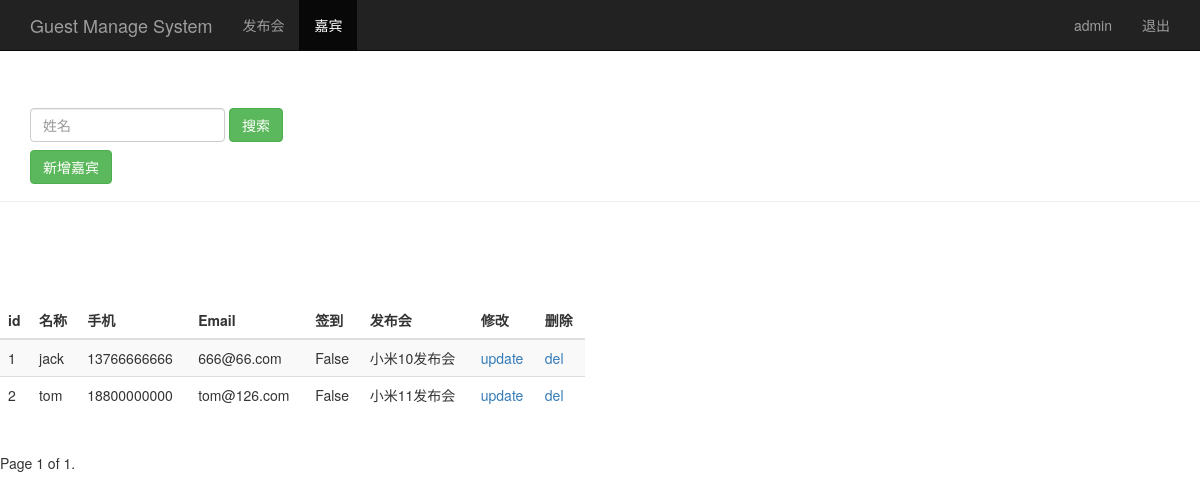
The page /guest_manage/ (signed in) on the database its author committed.
### sign/models.py (models this page shows, shortened)
class Guest(models.Model):
	event = models.ForeignKey(Event, on_delete=models.CASCADE)					#关联发布会id
	realname = models.CharField(max_length=64)			#姓名
	phone = models.CharField(max_length=16)				#手机号
	email = models.EmailField()							#邮箱
	sign = models.BooleanField()						#签到状态
	create_time = models.DateTimeField(auto_now=True)	#创建时间，自动获取当前时间
	class Meta:
		unique_together = ('event', 'phone')	#定义联合主键

class Event(models.Model):
	name = models.CharField(max_length=100)				#发布会标题
	limit = models.IntegerField()						#参加人数
	status = models.BooleanField()						#状态
	address = models.CharField(max_length=200)			#发布会地址
	start_time = models.DateTimeField('event time')		#发布会时间
	create_time = models.DateTimeField(auto_now=True)	#创建时间，自动获取当前时间
	def __str__(self):
		return self.name

### sign/views.py (the view)
# urls.py: path('guest_manage/', views.guest_manage),
@login_required
def guest_manage(request):
	username = request.session.get('user', '')
	guest_list = Guest.objects.all()
	paginator = Paginator(guest_list, 5)	# 分页，每页5条
	page = request.GET.get('page')
	try:
		contacts = paginator.page(page)
	except PageNotAnInteger:
		contacts = paginator.page(1)
	except EmptyPage:
		contacts = paginator.page(paginator.num_pages)
	return render(request, "guest_manage.html", {'user': username, 'guests':contacts})

### sign/templates/guest_manage.html (shortened to what this page needs)
<!DOCTYPE html>
<html>
<head>
	{% load bootstrap3 %}
	{% bootstrap_css %}
</head>
<body>
	<nav class="navbar navbar-inverse navbar-fixed-top">
		<div class="container">
			<div class="navbar-header">
				<a class="navbar-brand" href="/event_manage/">Guest Manage System</a>
			</div>
			<div id="navbar" class="collapse navbar-collapse">
				<ul class="nav navbar-nav">
					<li><a href="/event_manage/">发布会</a></li>
					<li class="active"><a href="#">嘉宾</a></li>
				</ul>
				<ul class="nav navbar-nav navbar-right">
					<li><a href="#">{{user}}</a></li>
					<li><a href="/logout/">退出</a></li>
				</ul>
			</div>
		</div>
	</nav>
	<div class="page-header" style="padding-top: 60px;">
		<div id="navbar" class="navbar-collapse collapse">
			<form class="navbar-form" method="get" action="/search_name_guest/">
				<div class="form-group">
					<input type="text" name="realname" placeholder="姓名" class="form-control">
				</div>
				<button type='submit' class='btn btn-success'>搜索</button>
			</form>
			<form class="navbar-form" method="get" action="/guest_insert_index/">
				<button type='submit' class='btn btn-success'>新增嘉宾</button>
			</form>
		</div>
	</div>
	<div class="row" style="padding-top: 80px;">
		<div class="col-md-6">
			<table class="table table-striped">
				<thead>
					<tr>
						<th>id</th>
						<th>名称</th>
						<th>手机</th>
						<th>Email</th>
						<th>签到</th>
						<th>发布会</th>
						<th>修改</th>
						<th>删除</th>
					</tr>
				</thead>
				<tbody>
					{% for guest in guests %}
					<tr>
						<td>{{guest.id}}</td>
						<td>{{guest.realname}}</td>
						<td>{{guest.phone}}</td>
						<td>{{guest.email}}</td>
						<td>{{guest.sign}}</td>
						<td>{{guest.event}}</td>
						<td>
							<a href="/guest_update_index/{{ guest.id }}/" target="{{ guest.id }}_blank">update</a>
						</td>
						<td>
							<a href="/guest_delete/{{ guest.id }}/">del</a>
						</td>
					</tr>
					{% endfor %}
				</tbody>
			</table>
		</div>
	</div>
	<div class="pagination">
		<span class="step-links">
			<span class="current">
				Page {{ guests.number }} of {{ guests.paginator.num_pages }}.
			</span>
		</span>
	</div>
</body>
</html>

### rows shown on the page
Guest: id "1", realname "jack", phone "13766666666", email "666@66.com", sign "False", event "小米10发布会"
Guest: id "2", realname "tom", phone "18800000000", email "tom@126.com", sign "False", event "小米11发布会"

### other values the page prints
{{ user }} "admin"
{{ guests.number }} "1"
{{ guests.paginator.num_pages }} "1"
